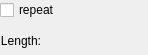
<?xml version="1.0" encoding="UTF-8"?>
<ui version="4.0">
 <class>SensorFadeConfiguration</class>
 <widget class="QWidget" name="SensorFadeConfiguration">
  <property name="geometry">
   <rect>
    <x>0</x>
    <y>0</y>
    <width>148</width>
    <height>55</height>
   </rect>
  </property>
  <property name="sizePolicy">
   <sizepolicy hsizetype="Preferred" vsizetype="Preferred">
    <horstretch>0</horstretch>
    <verstretch>0</verstretch>
   </sizepolicy>
  </property>
  <layout class="QVBoxLayout">
   <property name="leftMargin">
    <number>0</number>
   </property>
   <property name="topMargin">
    <number>0</number>
   </property>
   <property name="rightMargin">
    <number>0</number>
   </property>
   <property name="bottomMargin">
    <number>0</number>
   </property>
   <item>
    <widget class="QCheckBox" name="checkBoxRepeat">
     <property name="text">
      <string>repeat</string>
     </property>
    </widget>
   </item>
   <item>
    <layout class="QHBoxLayout" name="hl" stretch="0,0">
     <item>
      <widget class="QLabel" name="Factor">
       <property name="sizePolicy">
        <sizepolicy hsizetype="Minimum" vsizetype="Preferred">
         <horstretch>0</horstretch>
         <verstretch>0</verstretch>
        </sizepolicy>
       </property>
       <property name="text">
        <string>Length:</string>
       </property>
       <property name="alignment">
        <set>Qt::AlignRight|Qt::AlignTrailing|Qt::AlignVCenter</set>
       </property>
      </widget>
     </item>
     <item>
      <widget class="KisSliderSpinBox" name="spinBoxLength">
       <property name="sizePolicy">
        <sizepolicy hsizetype="Expanding" vsizetype="Preferred">
         <horstretch>0</horstretch>
         <verstretch>0</verstretch>
        </sizepolicy>
       </property>
       <property name="minimum" stdset="0">
        <number>1</number>
       </property>
       <property name="maximum" stdset="0">
        <number>99999</number>
       </property>
       <property name="value" stdset="0">
        <number>1000</number>
       </property>
      </widget>
     </item>
    </layout>
   </item>
  </layout>
 </widget>
 <customwidgets>
  <customwidget>
   <class>KisSliderSpinBox</class>
   <extends>QWidget</extends>
   <header>kis_slider_spin_box.h</header>
   <container>1</container>
  </customwidget>
 </customwidgets>
 <resources/>
 <connections/>
</ui>
